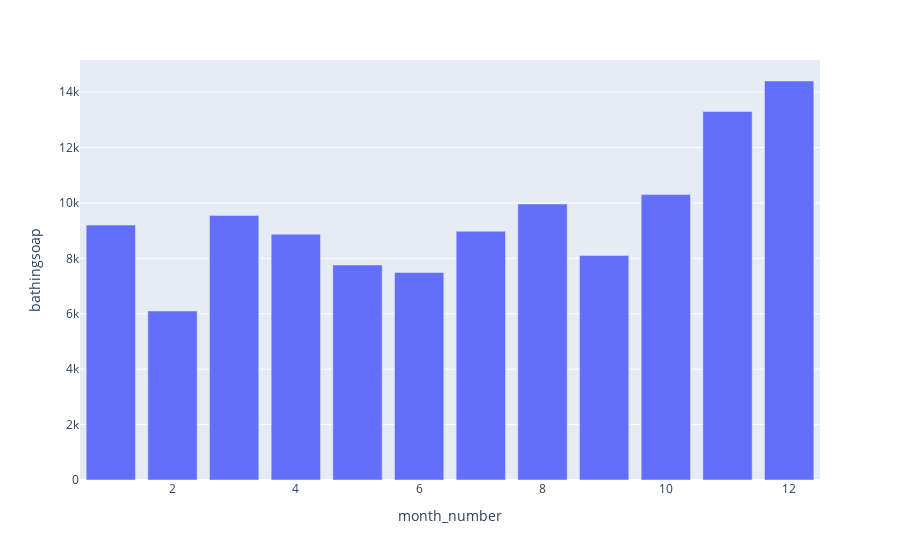

Notebook cell for this chart:
### Code cell
fig = px.bar(sheet, x="month_number", y="bathingsoap", height=400)
fig.show()

### Figure 1 — Plotly figure (JSON) as saved in the notebook; plotly's stock layout.template omitted (floating-point values rounded to 4 significant figures)
{"data": [{"alignmentgroup": "True", "hovertemplate": "month_number=%{x}<br>bathingsoap=%{y}<extra></extra>", "legendgroup": "", "marker": {"color": "#636efa", "pattern": {"shape": ""}}, "name": "", "offsetgroup": "", "orientation": "v", "showlegend": false, "textposition": "auto", "type": "bar", "x": [1, 2, 3, 4, 5, 6, 7, 8, 9, 10, 11, 12], "xaxis": "x", "y": [9200, 6100, 9550, 8870, 7760, 7490, 8980, 9960, 8100, 10300, 13300, 14400], "yaxis": "y"}], "layout": {"autosize": true, "barmode": "relative", "legend": {"tracegroupgap": 0}, "margin": {"t": 60}, "xaxis": {"anchor": "y", "autorange": true, "domain": [0, 1], "range": [0.5, 12.5], "title": {"text": "month_number"}, "type": "linear"}, "yaxis": {"anchor": "x", "autorange": true, "domain": [0, 1], "range": [0, 15160.0], "title": {"text": "bathingsoap"}, "type": "linear"}}}
